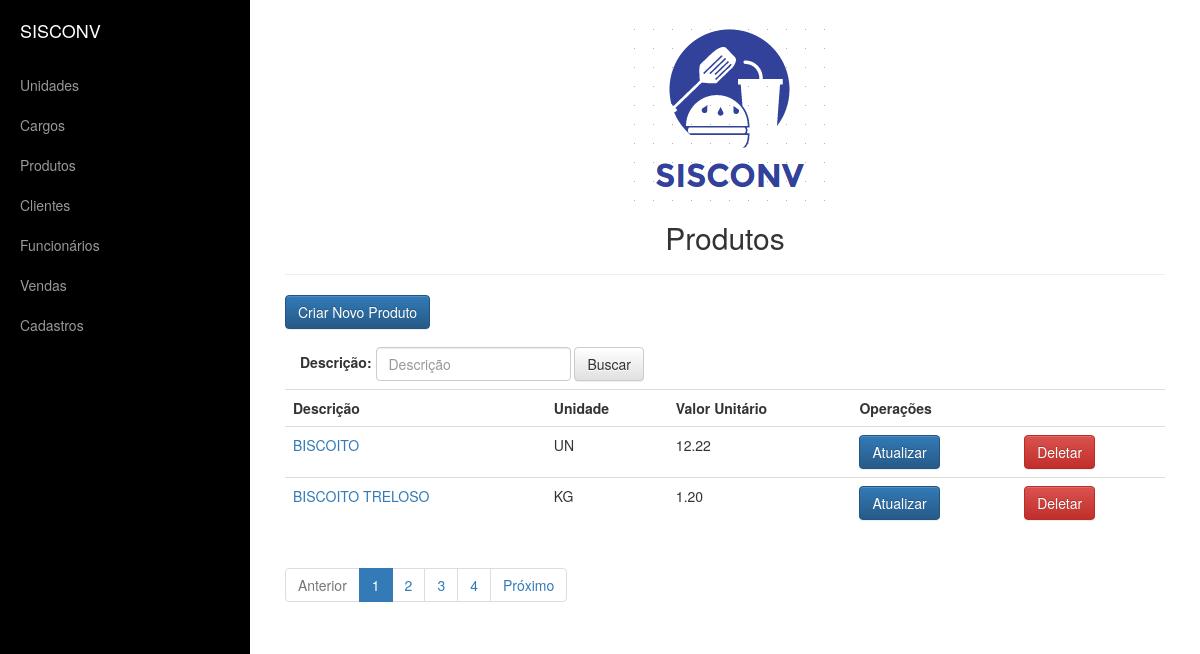
The app's page /appvendas/produto/list with its own data.
### appvendas/models.py (models this page shows, shortened)
class Produto(models.Model):
    descricao=models.CharField("Descrição",max_length=255)
    valorUnitario=models.DecimalField("Valor Unitário",max_digits=10,decimal_places=2)
    unidade=models.ForeignKey(Unidade,on_delete=models.PROTECT,verbose_name="Unidade")

class Unidade(models.Model):
    descricao=models.CharField("Descrição",max_length=100)
    sigla=models.CharField("Sigla",max_length=5)

### appvendas/views.py (the view)
def produto_list(request):
    criterio=request.GET.get('criterio')
    if(criterio):
        produtos=Produto.objects.filter(descricao__contains=criterio)
    else:
        produtos = Produto.objects.all().order_by('descricao')
        criterio=""
    paginator = Paginator(produtos, 2)
    page = request.GET.get('page')
    try:
        produtos = paginator.page(page)
    except PageNotAnInteger:
        produtos = paginator.page(1)
    except EmptyPage:
        produtos = paginator.page(paginator.num_pages)
    dados={'produtos':produtos,'criterio':criterio, 'paginator':paginator,'page_obj':produtos}
    return render(request, 'produto/produto_list.html', dados)

### templates/produto/produto_list.html
{% extends 'base.html' %}
{% block conteudo %}
    <center><h2>Produtos</h2></center>
    <hr>
    <p><a href="{% url 'produto_new' %}" class="btn btn-primary" >Criar Novo Produto</a></p>
    <form class="navbar-form navbar-left" role="search" method="get" action="{% url 'produto_list' %}">
      <div class="form-group">
          <label for="criterio">Descrição:</label>
        <input type="text" id="criterio" name="criterio" value="{{ criterio }}" class="form-control" placeholder="Descrição">
      </div>
      <button type="submit" class="btn btn-default">Buscar</button>
    </form>
    <table class="table table-hover">
  <tr>
    <th>Descrição</th>
    <th>Unidade</th>
      <th>Valor Unitário</th>
      <th colspan="2">Operações</th>
  </tr>
    {% for produto in produtos %}
        <tr>
            <td><a href="{% url 'produto_detail' produto.pk %}">{{ produto.descricao | upper }}</a></td>
            <td>{{ produto.unidade.sigla }}</td>
            <td>{{ produto.valorUnitario | floatformat:2 }}</td>
            <td><a href="{% url 'produto_update' produto.pk %}" class="btn btn-primary">Atualizar</a> </td>
            <td><a href="{% url 'produto_delete' produto.pk %}" class="btn btn-danger">Deletar</a></td>
        </tr>
    {% endfor %}
</table>
{% include 'utils/paginacao.html' %}
{% endblock %}

### static/css/simple-sidebar.css (style rules this page uses)
body { overflow-x: hidden; }

### records on screen
Produto: descricao "BISCOITO", unidade.sigla "UN", valorUnitario "12.22"
Produto: descricao "BISCOITO TRELOSO", unidade.sigla "KG", valorUnitario "1.20"

### other values on screen
{{ page }} "1" "2" "3" "4"
